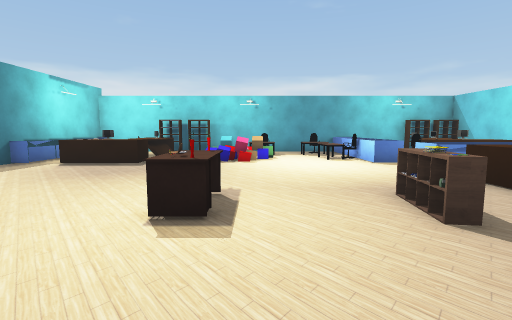
view 1 (above)

17 first-person views from a walk through a Unity game level. The camera is 1.3 m above the floor, tilts 6° down and sees 85° across. Doors are open. The floor is counted in squares, 1.2 m on a side. Each view is taken from the middle of a square. On the plan, view 1 faces up. The plan holds only what a view shows up to about 12 squares ahead; the rest is blank. The place goes on beyond the plan. The player is left out. Some animated figures are left out. Some surface patterns are stand-ins.

view 2
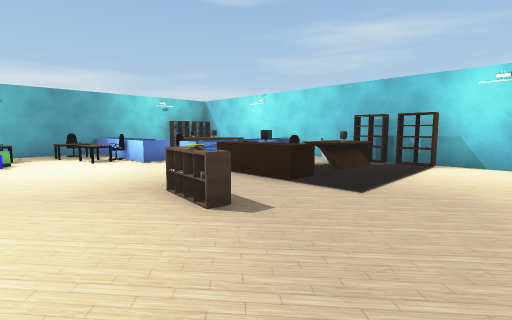

view 3
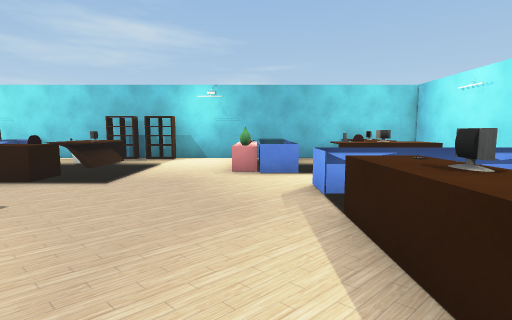

view 4
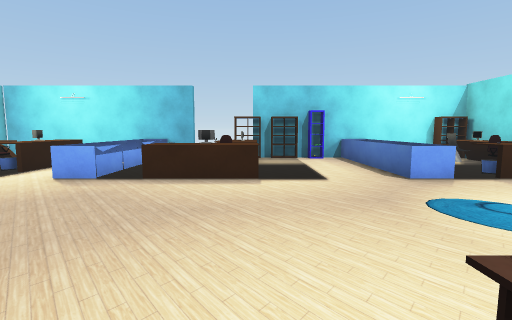

view 5
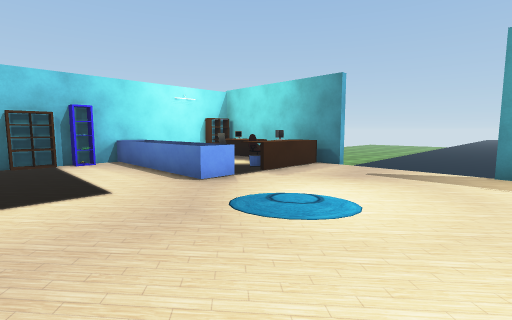

view 6
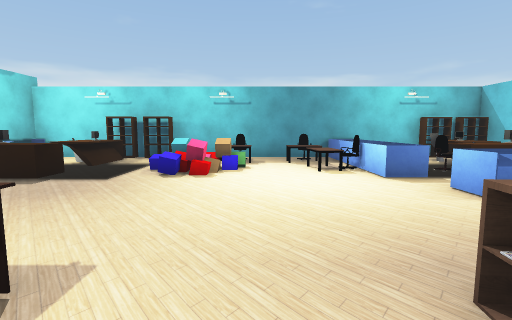

view 7
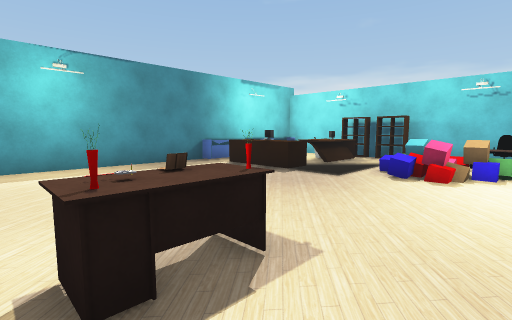

view 8
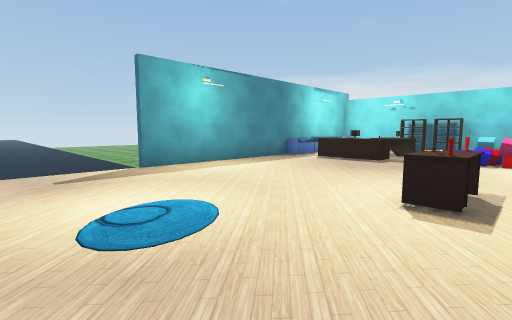

view 9
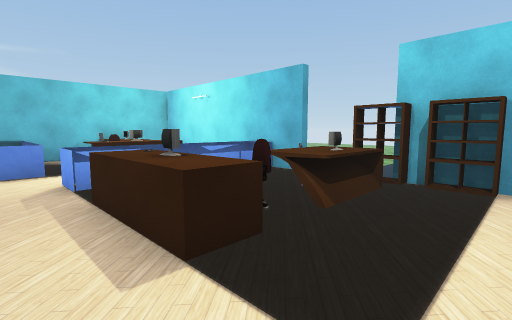

view 10
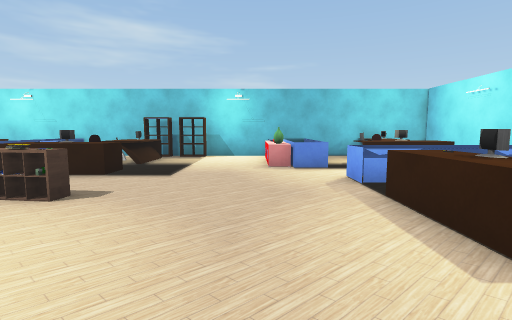

view 11
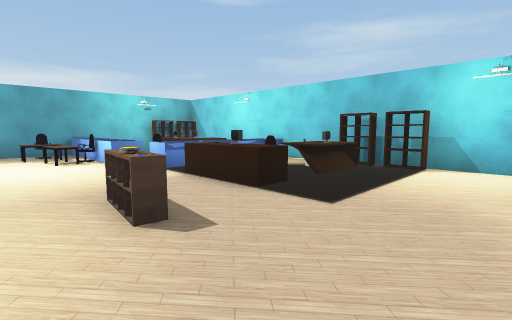

view 12
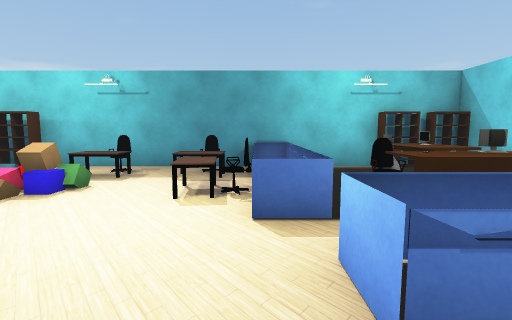

view 13
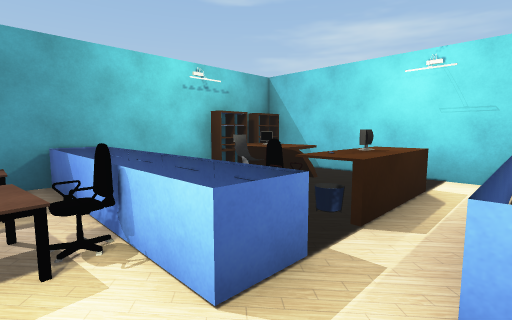

view 14
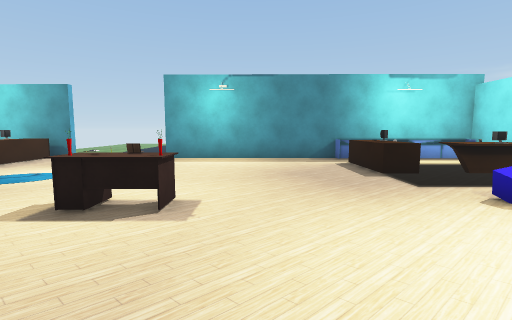

view 15
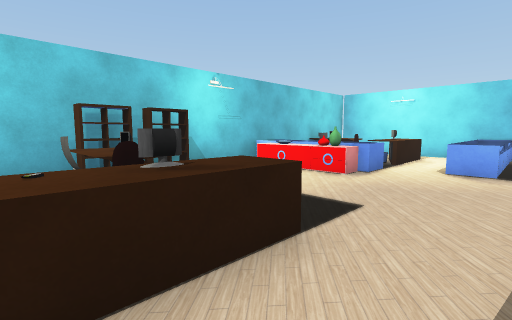

view 16
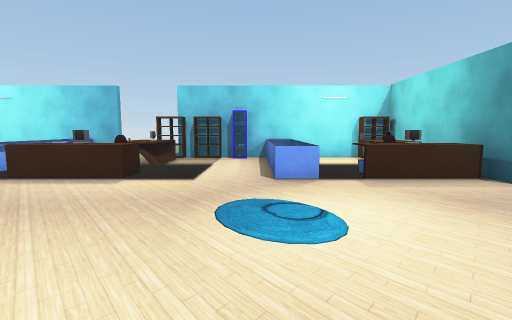

view 17
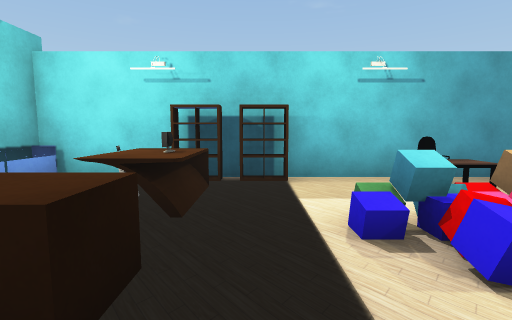

### Floor plan
Key: @ floor where view 1 was taken; # wall or solid block; . main floor; - floor 0.25 m lower than the main floor; D open door; = window, fence, low wall or low ledge; ^ raised ledge; v drop or lower ground; T table; C chair; A vase; R rack; O other object.
Columns run from 15 left of view 1 to 10 right of it. Each row starts with its distance up from view 1.
 15        ###################
 14        ## ###..C..C=#  ###
 13        #=.^^...TTTT==.^^.#
 12        #=.^^.......==.^^.#
 11        #=.....OO..TC=C...#
 10        #  ^^..O....==^^^.#
  9        #=^^^.............#
  8        #............=====#
  7        #............= ===#
  6        #............^....#
  5        #......A.....^C^^^#
  4        #......T..RR.^.^^^#
  3      D #......A..R......##
  2 -------.................##
  1 -------..................#
  0 -------........@.........#
 -1   ----D..............#OO##
 -2        ^^^.=...^^^.=.=^^^#
 -3        ^^^.=...^^^.=.^...#
 -4        #C..=....C..=.^^O##
 -5        ^^..=...^^..=.^^^^#
 -6        ^^..=...^^..=..   #
 -7        #####.R###D## #####
 -8                 D v

Positions as (right, up) in squares from view 1, and headings:
1: (0, 0), facing up
2: (0, 0), facing up-right
3: (-1, -1), facing right
4: (0, 4), facing down
5: (0, 3), facing down-left
6: (1, 3), facing up
7: (1, 3), facing up-left
8: (0, -1), facing up-left
9: (-2, -1), facing down-right
10: (-2, 0), facing right
11: (1, 0), facing up-right
12: (4, 6), facing up
13: (3, 8), facing up-right
14: (3, 6), facing left
15: (3, 6), facing down-right
16: (-3, 4), facing down
17: (-3, 8), facing up
